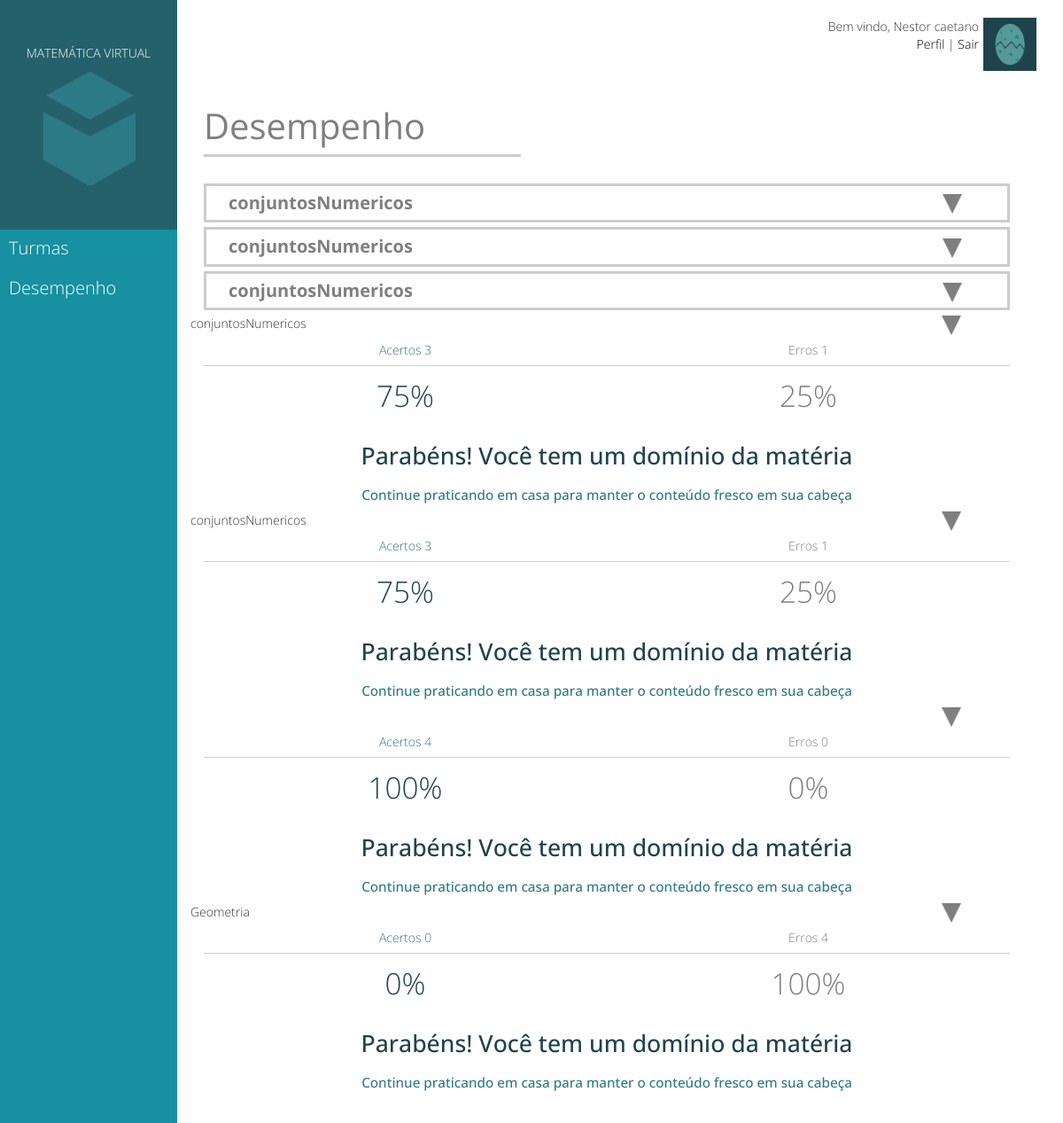
Screenshot of /source/desempenho.php (signed in) with the database file from the repository.
### tables this page shows
CREATE TABLE `desempenho` (
  `usuarioId` int(11) NOT NULL,
  `materiaNome` varchar(40) NOT NULL,
  `acertos` int(11) DEFAULT NULL,
  `erros` int(11) DEFAULT NULL
);

### source/desempenho.php (the view, shortened to what this page needs)
<!DOCTYPE html>
	<html>
		<head>
			<link rel="stylesheet" type="text/css" href="css/bootstrap.min.css">
			<link rel="stylesheet" href="css/css.css">
		</head>
		<body>
			<div id="containerAll">
			<div class="container-fluid">
				<div class="row" id="containerConteudo">
					<div class="col-md-2" id="containerSidebar">
						<div id="sidebar">
							<a href="index.html" id="home">
								<div id="containerIcone">
									MATEMÁTICA VIRTUAL
									<div id="logo"></div>
								</div>
							</a>
							<ul id="listaSidebar">
								<div id="menuItens">
									<li class="dropdown">
										<a href="#">Turmas</a>
									<li>
										<a href="desempenho.html">Desempenho</a>
									</li>
								</div>
							</ul>
						</div>
					</div>
					<div class="col-md-10" id="containerCards">
						<div class="row">
							<?php if (!isset($_SESSION['usuarioId'])) {
								echo "<div id=\"cardLogar\" onmouseover=\"mostrarLogin()\" onmouseout=\"esconderLogin()\">
								<a href=\"#\"><div id=\"botaoLogin\">Fazer login</div></a>
								<div id=\"formLogin\">
									<form action=\"validacao.php\" method=\"POST\">
										Usuário
										<input type=\"text\" id=\"usuarioLogar\" name=\"usuario\">
										Senha
										<input type=\"password\" id=\"senhaLogar\" name=\"senha\">
										<div id=\"formLoginCadastro\"><a href=\"cadastro.html\">Cadastre-se</a></div><button id=\"botaoLogar\" type=\"submit\">Entrar</button>
									</form>
								</div>
							</div>";
							}
							else{
								echo "<div id=\"cardPerfil\">
								<div id=\"fotoPerfil\">
									<img src=\"css/imagens/perfil.png\">
								</div>
								<div id=\"textoPerfil\">
									Bem vindo, ";
									echo $_SESSION['usuarioNome'];
									echo "<br>
									<a href=\"perfil.html\">Perfil</a> | <a href=\"logout.php\">Sair</a>
								</div>
							</div>";
							}
							?>
							<div class="col-md-12" id="containerDesempenho">
										<div id="desempenhoTitle">
											<h1>Desempenho</h1>
										</div>
										<?php
										$sql = "SELECT acertos, erros, materiaNome FROM desempenho WHERE usuarioId = ".$_SESSION['usuarioId']."";
										$select = mysql_query($sql);
										if (!$select || mysql_num_rows($select) == 0) {
											echo "<h2>Não há dados de desempenho disponíveis</h2>";
										}
										else{
										$contador = 0;
										while($row = mysql_fetch_assoc($select)) {
										$contador ++;
										$porcAcertos = $row['acertos']/($row['acertos']+$row['erros'])*100;
										$porcErros = 100 - $porcAcertos;
										echo "
										<div class=\"row\" id=\"barraConteudo".$contador."\" onclick=\"alteraImagem('botaoDesempenho".$contador."')\">
											<div class=\"col-md-11\">
												".$row['materiaNome']."
											</div>
											<div class=\"col-md-1\">
												<a href=\"#\">
													<img src=\"css/imagens/botaoDesempenhoAtivado.png\" class=\"botaoDesempenho\" id=\"botaoDesempenho".$contador."\">
												</a>
											</div>
										</div>
										<div class=\"barraConteudoEspecificacoes".$contador."\" style=\"text-align: center;\">
											<div class=\"row\" id=\"barraConteudoAtividade\">
												<div class=\"col-md-6\" id=\"barraConteudoAtividadePerf\">Acertos ".$row['acertos']."</div>
												<div class=\"col-md-6\" id=\"barraConteudoAtividadeErros\">Erros ".$row['erros']."</div>
											</div>
											<div class=\"row\" id=\"barraConteudoResultados\">
												<div class=\"col-md-6\" id=\"barraConteudoResultadosPerf\">".$porcAcertos."%</div>
												<div class=\"col-md-6\" id=\"barraConteudoResultadosErros\">".$porcErros."%</div>
											</div>
											<div class=\"row\" id=\"barraConteudoComentarios\">
												<div class=\"col-md-12\">
												<h2>Parabéns! Você tem um domínio da matéria</h2>
												<h3>Continue praticando em casa para manter o conteúdo fresco em sua cabeça</h3></div>
											</div>
										</div>";
										}
										}
										?>
							</div>
						</div>
					</div>
				</div>
			</div>
			</div>
		</body>
	</html>

### source/css/css.css (style rules this page uses)
body { font-family: 'Open sans'; font-weight: 300; }
a { color: #fff; }
#containerAll { background-color: #1790a1; padding: 0px; }
#containerConteudo { padding: 0px; }
#containerSidebar { padding: 0px; }
#containerCards { padding-right: 45px; padding-left: 15px; padding-top: 10px; padding-bottom: 35px; background-color: #fff; float:right; min-height:102vh; }
[class*="col-"] { padding: 0px; }
#containerSidebar { position:fixed; }
#sidebar { color: #fff; background-color: #1790a1; margin: 0px; padding: 0px; }
#containerIcone { padding-top: 50px; padding-bottom: 50px; background-color: #25616b; width: 100%; color:#fff; text-align: center; }
#logo { background-image: url(imagens/LOGO.png); transition: 0.5s; width: 105px; height: 129px; margin-right:auto; margin-left:auto; margin-top: 10px; }
#home { text-decoration: none; }
#listaSidebar { margin: 0px; padding: 0px; }
#listaSidebar li { list-style-type: none; display: block; padding-left: 10px; padding-bottom:7px; padding-top:3px; font-size: 20px; transition: 0.5s; line-height: 35px; }
#listaSidebar li a { display: block; text-decoration: none; color: #fff; }
#cardPerfil { float: right; width: 100%; }
#cardPerfil a { color: #000; text-decoration:'none'; }
#textoPerfil { text-align: right; padding-top: 10px; }
#fotoPerfil { float: right; padding-top: 10px; margin-left: 5px; margin-bottom: 10px; }
#fotoPerfil img { width:60px; text-align: right; }
#containerDesempenho { padding: 10px 45px 35px 30px; background-color: #fff; min-height:102vh; float:right; min-height:102vh; }
#containerDesempenho h1 { color: #7F7F7F; font-weight: 400; font-size: 35pt; }
#desempenhoTitle { width:40%; min-width:194px; border-bottom: 3px solid; border-color: #CCCCCC; margin-top: 20px; margin-bottom: 30px; }
#desempenhoTitle h1 { font-size:30pt; }
#barraConteudo1 { cursor:pointer; border: 3px solid; border-color: #CCC; font-size: 15pt; font-weight: bold; color: #7F7F7F; padding: 5px 0px 5px 25px; margin-top: 5px; margin-bottom: 5px; }
#barraConteudo2 { cursor:pointer; border: 3px solid; border-color: #CCCCCC; font-size: 15pt; font-weight: bold; color: #7F7F7F; padding: 5px 0px 5px 25px; margin-top: 5px; margin-bottom: 5px; }
#barraConteudo3 { cursor:pointer; border: 3px solid; border-color: #CCCCCC; font-size: 15pt; font-weight: bold; color: #7F7F7F; padding: 5px 0px 5px 25px; margin-top: 5px; margin-bottom: 5px; }
#barraConteudo1, #barraConteudo2, #barraConteudo3, #barraConteudoEspecificacoes1, #barraConteudoEspecificacoes2, #barraConteudoEspecificacoes3 { margin-left:0px; margin-right:-15px; }
.botaoDesempenho { width:22px; }
#barraConteudoAtividade { border-bottom: 1.5px solid; border-color: #CCCCCC; padding-top: 7px; padding-bottom: 7px; margin-left: 0px; margin-right: -15px; text-align:center; }
#barraConteudoAtividadePerf { color: #2F7884; }
#barraConteudoAtividadeErros { color: #7F7F7F; }
#barraConteudoResultados { font-size: 25pt; text-align: center; padding-top: 10px; padding-bottom: 10px; margin-left:0px; }
#barraConteudoResultadosPerf { color: #1F424B; }
#barraConteudoResultadosErros { color: #7F7F7F; }
#barraConteudoComentarios { margin-left:0px; text-align:center; }
#containerDesempenho h2 { font-size: 20pt; color: #1F424B; }
#containerDesempenho h3 { font-size: 11.5pt; color: #2F7884; }

### rows the page displays
desempenho: materiaNome "conjuntosNumericos"
desempenho: materiaNome "conjuntosNumericos"
desempenho: materiaNome "conjuntosNumericos"
desempenho: materiaNome "conjuntosNumericos", acertos "3", erros "1", porcAcertos "75", porcErros "25"
desempenho: materiaNome "conjuntosNumericos", acertos "3", erros "1", porcAcertos "75", porcErros "25"
desempenho: acertos "4", erros "0", porcAcertos "100"
desempenho: materiaNome "Geometria", acertos "0", erros "4", porcErros "100"

### other values shown
$_SESSION['usuarioNome'] "Nestor caetano"
